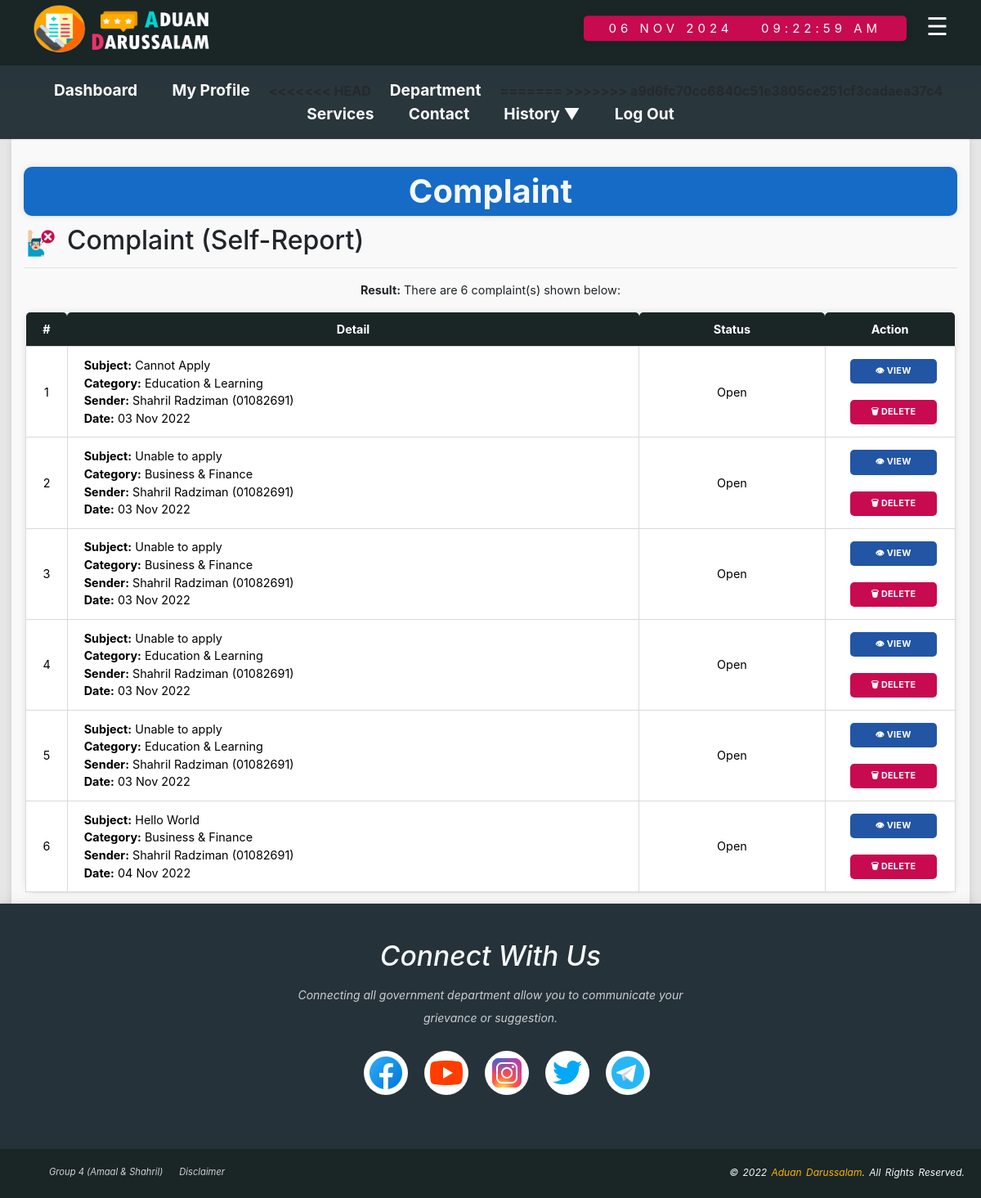
The app's page /citizen-complaintlist-selfreport.php?citizenIC=01082691&role=citizen (signed in) with its own data.
### tables this page shows
CREATE TABLE `citizen` (
  `citizenID` int(100) NOT NULL,
  `citizenName` varchar(50) NOT NULL,
  `citizenIC` varchar(11) NOT NULL,
  `citizenEmail` varchar(50) NOT NULL,
  `citizenPhone` varchar(11) NOT NULL,
  `citizenAddress` varchar(100) NOT NULL,
  `citizenPassword` varchar(8) NOT NULL,
  `role` varchar(7) NOT NULL,
  `lastLogin` datetime NOT NULL
);

CREATE TABLE `complaints` (
  `complaintID` int(11) NOT NULL,
  `complaintSubject` varchar(200) NOT NULL,
  `complaintDesc` varchar(1000) NOT NULL,
  `location` varchar(255) DEFAULT NULL,
  `date` datetime DEFAULT NULL,
  `serviceTitle` varchar(100) NOT NULL,
  `serviceCategory` varchar(50) NOT NULL,
  `complaintImage` varchar(10000) NOT NULL,
  `document` varchar(1000) NOT NULL,
  `citizenIC` varchar(11) NOT NULL,
  `complaintStatus` varchar(10) NOT NULL,
  `complaintDate` datetime DEFAULT NULL
);

### side.php (called while the page is built, shortened)
<?php
	if(isset($_GET['role'])){
		$role=$_GET['role'];
		if($role=="admin"){
			$adminEmail=$_GET['adminEmail'];
			echo"
			<a href='admin-index.php?adminEmail=".$adminEmail."&role=".$role."'><img src='icon/icons8-home-48.png' class='side-nav-icon' />Dashboard</a>
			<a href='#' class='sidenavdropdown-btn'><img src='icon/icons8-setting-64.png' class='side-nav-icon' />Management <i class='arrowdown'>&#9660</i></a>
			<div class='dropdown-sidenav'>
				<a href='admin-slideshowlist.php?adminEmail=".$adminEmail."&role=".$role."'><img src='icon/icons8-slideshow-64.png' class='side-nav-icon' />Slideshow</a>
				<a href='admin-departmentlist.php?adminEmail=".$adminEmail."&role=".$role."'><img src='icon/icons8-department-48.png' class='side-nav-icon' />Department</a>
				<a href='admin-servicelist.php?adminEmail=".$adminEmail."&role=".$role."'><img src='icon/icons8-services-64.png' class='side-nav-icon' />Services</a>
			</div>
			<a href='#' class='sidenavdropdown-btn'><img src='icon/icons8-management-96.png' class='side-nav-icon' />User <i class='arrowdown'>&#9660</i></a>
			<div class='dropdown-sidenav'>
				<a href='admin-stafflist.php?adminEmail=".$adminEmail."&role=".$role."'><img src='icon/icons8-staff-96.png' class='side-nav-icon' />Staff</a>
				<a href='admin-citizenlist.php?adminEmail=".$adminEmail."&role=".$role."'><img src='icon/icons8-citizen-64.png' class='side-nav-icon' />Citizen</a>
			</div>
			<a href='#' class='sidenavdropdown-btn'><img src='icon/icons8-suggestion-64.png' class='side-nav-icon' />Complaint <i class='arrowdown'>&#9660</i></a>
			<div class='dropdown-sidenav'>
				<a href='admin-complaintlist-selfreport.php?adminEmail=".$adminEmail."&role=".$role."'><img src='icon/icons8-complain-64.png' class='side-nav-icon' />Self-report</a>
				<a href='admin-complaintlist-onbehalf.php?adminEmail=".$adminEmail."&role=".$role."'><img src='icon/icons8-complain-64-1.png' class='side-nav-icon' />On behalf</a>
			</div>
			<a href='admin-feedbacklist.php?adminEmail=".$adminEmail."&role=".$role."'><img src='icon/icons8-feedback-96.png' class='side-nav-icon' />Feedback</a>
			<a href='logout-admin.php?adminEmail=".$adminEmail."&role=".$role."'><img src='icon/icons8-logout-96.png' class='side-nav-icon' />Log Out</a>
			";
		}else{
			$citizenIC=$_GET['citizenIC'];
		}
	}
?>

### connection.php (called while the page is built)
<?php
	function dbconn(){
		try {
			$host = "localhost";
			$dbname = "citizenportaldb";
			$username = "admin";
			$password = '1234';
			$dsn = "mysql:host=".$host.";dbname=".$dbname."";
			$connection = new PDO($dsn, $username, $password);
			$connection->setAttribute(PDO::ATTR_ERRMODE, PDO::ERRMODE_EXCEPTION);
			return $connection;
		}catch(PDOException $e){
			echo $e->getMessage();
			echo $e->getLine();
			echo $e->getTrace();
		}
	}
?>

### citizen-complaintlist-selfreport.php (the view, shortened to what this page needs)
<!DOCTYPE html>
	<html lang="en">
	<head>
		<link rel="stylesheet" href="style.css">
		<link rel="stylesheet" type="text/css" href="vendor/bootstrap/css/bootstrap.min.css">
		<link rel="stylesheet" type="text/css" href="vendor/animate/animate.css">
		<link rel="stylesheet" type="text/css" href="vendor/select2/select2.min.css">
		<link rel="stylesheet" type="text/css" href="vendor/daterangepicker/daterangepicker.css">
		<link rel="stylesheet" type="text/css" href="vendor/slick/slick.css">
		<link rel="stylesheet" type="text/css" href="vendor/lightbox2/css/lightbox.min.css">
	</head>
	<body>
			<div id="wrapper">
				<?php
					include 'header_bar.php';
					include 'navigation_bar.php';
				?>
					<?php
					include 'side.php';
					?>
				<main>
					<div class="main-container">
						<div>
							<h1 class="title-container">Complaint</h1>
							<img src='icon/icons8-complain-64.png' class='statbox-title-img'/>
							<h2 class='statbox-title-h2'>Complaint (Self-Report)</h2>
							<hr>
							<?php
									$cloneID = 0;
									include 'connection.php';
									$complaintquery = dbConn()->prepare(	"SELECT * FROM complaints WHERE citizenIC='$citizenIC' AND  complaintStatus<>'Dropped' ");
									$complaintquery->execute();
									$complaintlists = $complaintquery->fetchAll(PDO::FETCH_OBJ);
									$num_count = $complaintquery->rowCount();
									if ($num_count !=0)
									{
									echo"<p><b>Result:</b> There are $num_count complaint(s) shown below:</p>
									<div class='row'>
										<table id='listtable'>
											<tr>
												<th width='20px'>#</th>
												<th>Detail</th>
												<th>Status</th>
												<th>Action</th>
											</tr>";
											foreach($complaintlists as $complaintlist){
												$complaintID  = $complaintlist->complaintID ;
												$complaintSubject = $complaintlist->complaintSubject;
												$date = $complaintlist->date;
												$date = date('d M Y',strtotime($date));
												$serviceCategory = $complaintlist->serviceCategory;
												$citizenIC = $complaintlist->citizenIC;
												$complaintStatus = $complaintlist->complaintStatus;
												$citizenquery = dbConn()->prepare('SELECT * FROM citizen WHERE citizenIC="'. $citizenIC .'"');
												$citizenquery->execute();
												$citizenlists = $citizenquery->fetchAll(PDO::FETCH_OBJ);
												foreach($citizenlists as $citizenlist){
												$cloneID++;
												$citizenName = $citizenlist->citizenName;
												echo "
												<tr>
													<td>$cloneID</td>
													<td class='justify-contents'>
														<b>Subject:</b> $complaintSubject<br>
														<b>Category:</b> $serviceCategory<br>
														<b>Sender:</b> $citizenName ($citizenIC)<br>
														<b>Date:</b> $date<br>
													</td>
													<td width='20%'>$complaintStatus</td>
													<td width='14%'>
														<a href='admin-viewcomplaint-s.php?citizenIC=".$citizenIC."&complaintID=".$complaintID."&role=".$role."'><button class='button' id='viewBtn'>&#x1f441; View</button></a>
														<a href='citizen-deletecomplaint-s.php?citizenIC=".$citizenIC."&complaintID=".$complaintID."&role=".$role."'><button class='button' id='deleteBtn'>&#128465; Delete</button></a>
													</td>
												</tr>";
											}
										}
										echo"</table>";
										}else if ($num_count == 0){
											echo "<p><b>Result:</b> There are no results were found.</p>
											<p><input id='backBtn' class='button' type='button' name='back' value='Back' onclick='goBack()'></p>
											<script>
												function goBack(){
													window.history.back();
												}
											</script>";
										}else{
											echo "<p>Something wrong on database.</p>";
										}
									?>
							</div>
						</div>
					</div>
				</main>
				<footer>
					<?php
						include 'footer_bar.php';
					?>
		    </footer>
			</div>
	</body>
</html>

### style.css (style rules this page uses)
body { min-height: 100vh; padding: 0; }
h1 { margin: 0; font-size:2em; line-height: 200%; text-shadow: #cccccc; }
.title-container { margin-top: 0.5em; margin-bottom: 0.3em; padding: 0.2em; background-color: #166BC7; color: #F4F8F9; font-weight: bold; text-transform: capitalize; text-shadow: #cccccc; border-radius:10px; box-shadow: rgba(17, 17, 26, 0.05) 0px 1px 0px, rgba(17, 17, 26, 0.1) 0px 0px 8px; }
main { margin: 0; padding-top: 0; padding-bottom: 0; padding-left: 1em; padding-right: 1em; font-size: 90%; background-color: #E6E6E6; }
.main-container { text-align: center; background-color: #F9F9F9; box-shadow: rgba(99, 99, 99, 0.2) 0px 2px 8px 0px; padding: 1em; }
.statbox-title-h2 { text-align: left; }
.statbox-title-img { display: block; float: left; width: 3em; height: 3em; margin-right: 10px; }
img { border:0; }
footer { bottom: 0; left: 0; right: 0; height: auto; width: 100%; padding-top: 40px; text-align: left; font-size:0.70em; font-style: italic; color: #F4F8F9; background-color: #253239; box-shadow: 0 4px 8px 0 rgba(0, 0, 0, 0.2), 0 6px 20px 0 rgba(0, 0, 0, 0.19); }
header, nav, main, footer { display: block; }
table { border-collapse: collapse; border-radius:10px; box-shadow: rgba(17, 17, 26, 0.05) 0px 1px 0px, rgba(17, 17, 26, 0.1) 0px 0px 8px; }
tr,td, th { padding:10px; }
.justify-contents { text-align: justify; text-justify: inter-word; }
#listtable { width:97%; margin-left: auto; margin-right: auto; }
#listtable td { color:black; background-color:white; padding:5px 20px; border: 1px solid #DADADA; }
@media screen and (max-width:1366px) { #listtable .button { width:90%; } }
#listtable th { color:white; background-color: #1A2526; text-align:center; border-radius: 5px 5px 0 0; }
#viewBtn { background-color: #2255A4; }
#resetBtn, #cancelBtn, #backBtn, #deleteBtn { background-color: #C80A50; }
.button { background: none repeat scroll 0% 0%; background-color: #25262A; color: white; display: inline-block; padding: 8px 22px; font-size: 0.75em; letter-spacing: 0.25px; line-height: 1.3em;border-radius: 5px; text-decoration: none;border:none;text-transform: uppercase; font-weight: bold;width: auto;overflow: visible; margin: 10px; }

### records on screen
complaints: complaintSubject "Cannot Apply", serviceCategory "Education & Learning", citizenIC "01082691", date "03 Nov 2022", complaintStatus "Open"
citizen: citizenName "Shahril Radziman"
complaints: complaintSubject "Unable to apply", serviceCategory "Business & Finance", citizenIC "01082691", date "03 Nov 2022", complaintStatus "Open"
complaints: complaintSubject "Unable to apply", serviceCategory "Business & Finance", citizenIC "01082691", date "03 Nov 2022", complaintStatus "Open"
complaints: complaintSubject "Unable to apply", serviceCategory "Education & Learning", citizenIC "01082691", date "03 Nov 2022", complaintStatus "Open"
complaints: complaintSubject "Unable to apply", serviceCategory "Education & Learning", citizenIC "01082691", date "03 Nov 2022", complaintStatus "Open"
complaints: complaintSubject "Hello World", serviceCategory "Business & Finance", citizenIC "01082691", date "04 Nov 2022", complaintStatus "Open"

### other values on screen
$num_count "6"
